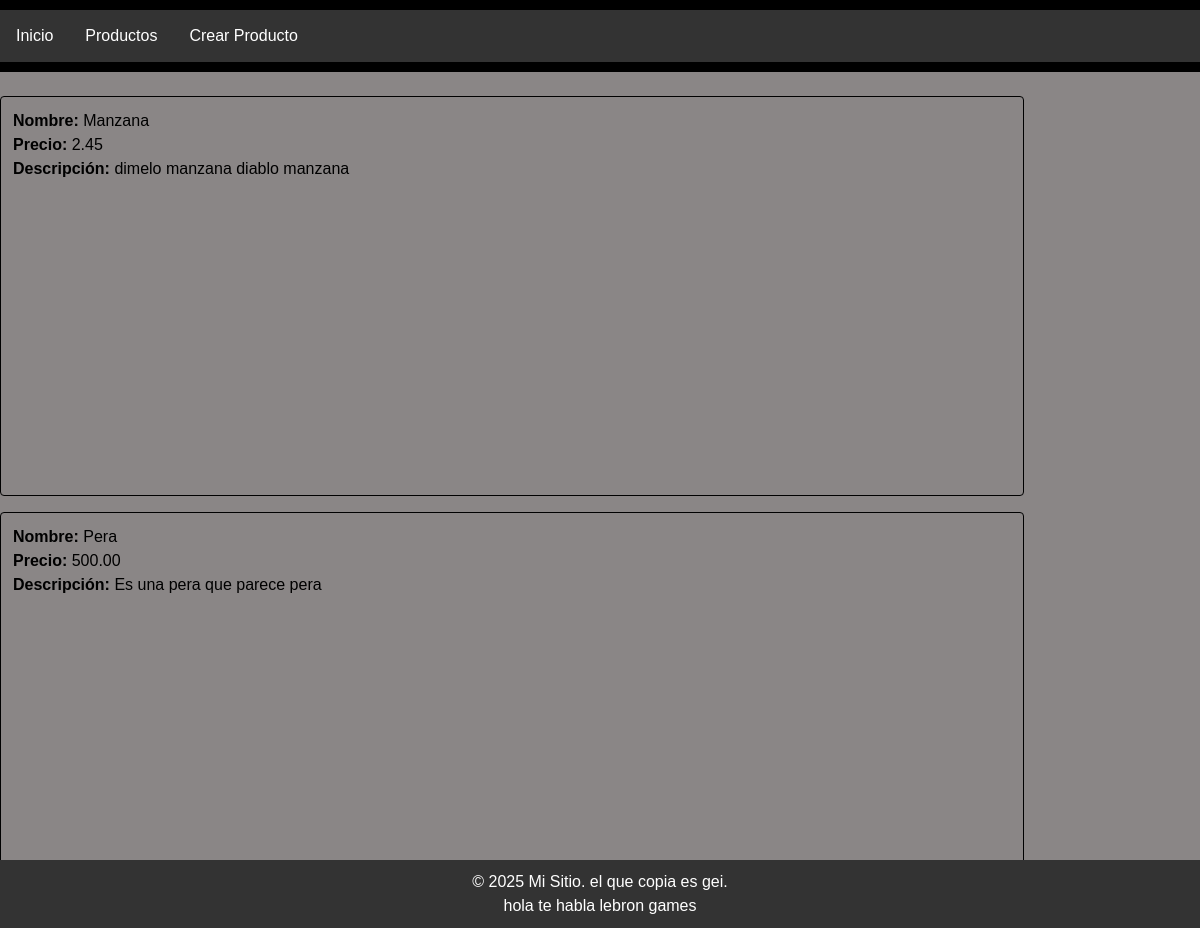
Page /inventario/productos/ on the earlier database version.
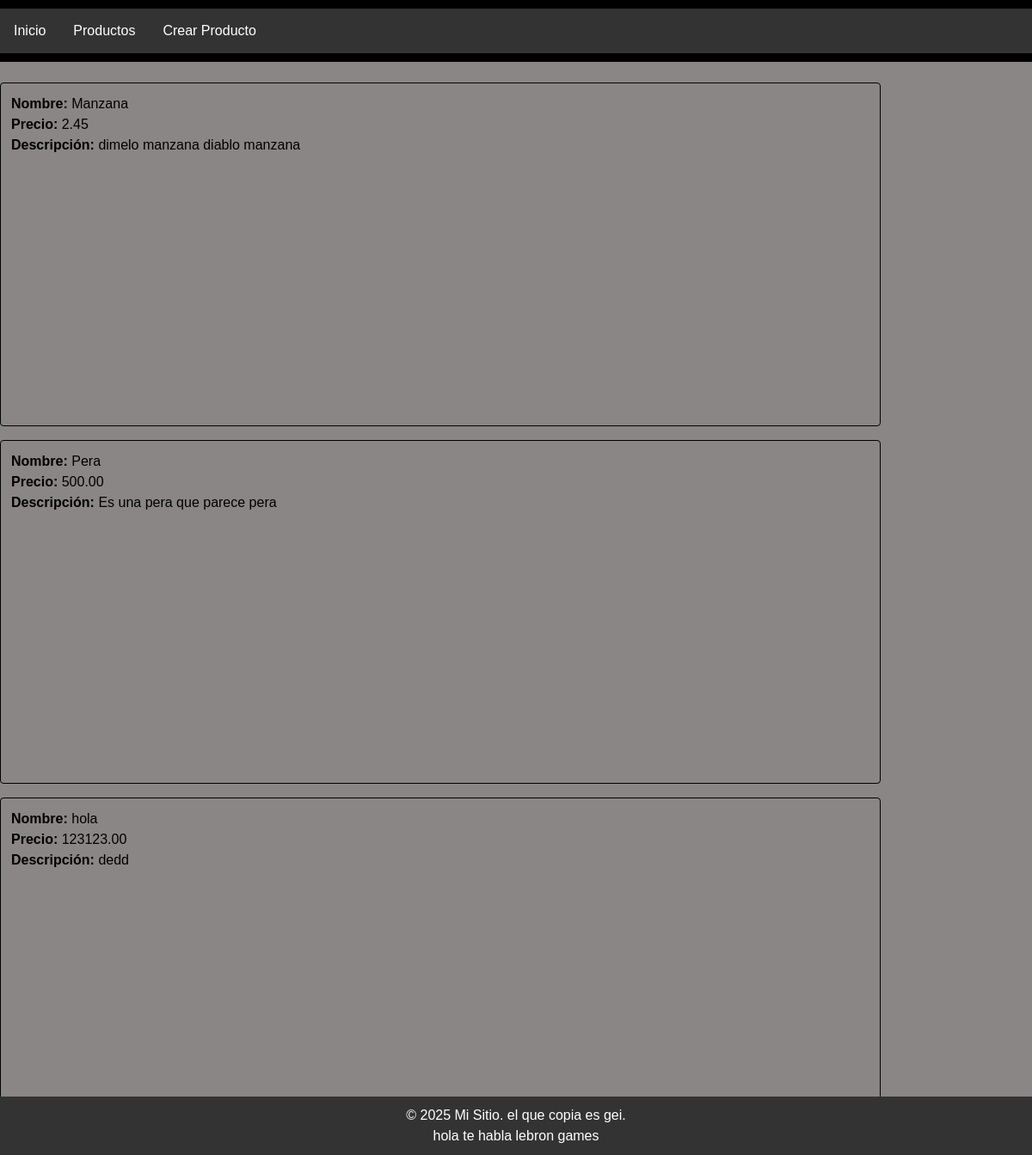
Same page on the later database version.
### inventario/models.py (models this page shows, shortened)
class Productos(models.Model):
    nombre = models.CharField(max_length=100)
    descripcion = models.CharField(max_length=255)
    precio = models.DecimalField(max_digits=10, decimal_places=2)
    stock = models.IntegerField()

### inventario/views.py (the view)
# urls.py: path('productos/', views.producto_list, name='productos'),
def producto_list(request):
    productos = Productos.objects.all()
    return render(request, 'inventario/lista-productos.html', {
        'object_list': productos  # Así el template puede usar cualquiera de los dos nombres
    })

### inventario/templates/inventario/lista-productos.html (shortened to what this page needs)
{% extends "inventario/base.html" %}
{% block content %}
<section class="container mt-6">
    <div class="table-responsive">
        <div class="row justify-content-center">
            {% for producto in object_list %}
            <div class="col-md-5 col-sm-6 mb-4">
                <div class="border rounded p-3 h-100 bg-light">
                    <div><strong>Nombre:</strong> {{ producto.nombre }}</div>
                    <div><strong>Precio:</strong> {{ producto.precio }}</div>
                    <div><strong>Descripción:</strong> {{ producto.descripcion }}</div>
                </div>
            </div>
            {% empty %}
            <div class="col-12 text-center">
                No hay productos registrados.
            </div>
            {% endfor %}
        </div>
    </div>
</section>
{% endblock %}

Differences in the rows shown:
added Productos: nombre "hola", precio "123123.00", descripcion "dedd"
